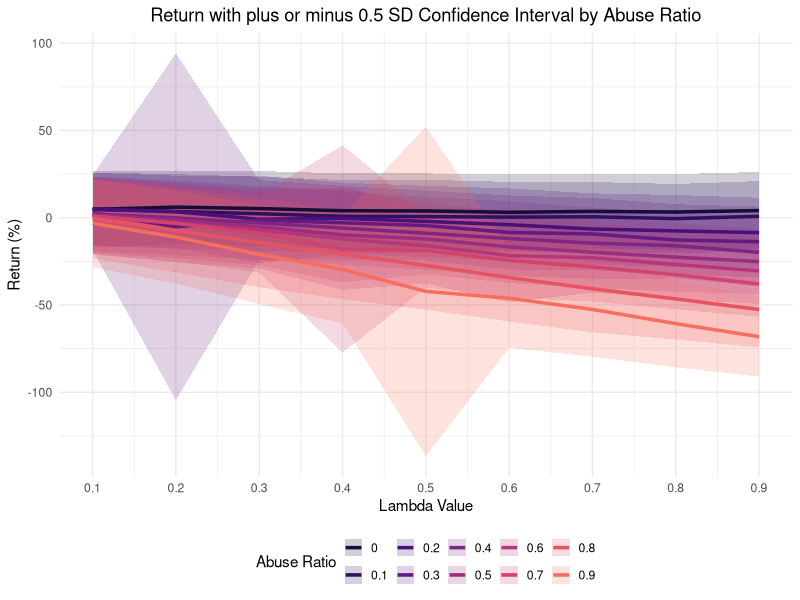
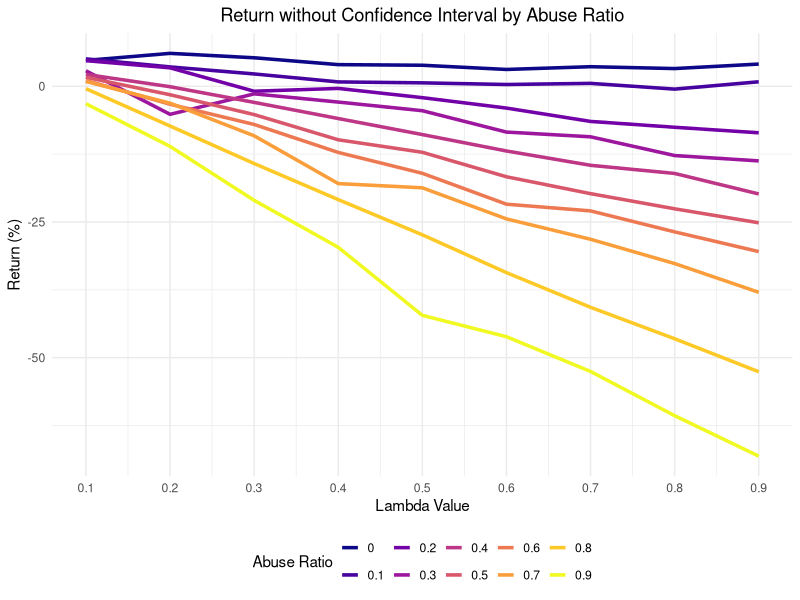

Generate these figures, in order, with R:
## ---- chunk 1
knitr::opts_chunk$set(echo = TRUE)
## ---- chunk 2
library(data.table)
library(ggplot2)
## ---- chunk 3
# % Return at Different Pressure Settings
return_dt <- data.table(
    abuse_ratio = c(0, 0.1, 0.2, 0.3, 0.4, 0.5, 0.6, 0.7, 0.8, 0.9),
    lambda_0.1 = c(4.76473, 5.04958, 4.71596, 2.84991, 2.18284, 1.6512, 1.06770, 0.87888, -0.44871, -3.21756),
    lambda_0.2 = c(6.06275, 3.56516, 3.39372, -5.16797, -0.08512, -1.56226, -3.31014, -3.11505, -7.32223, -11.0714),
    lambda_0.3 = c(5.24833, 2.26873, -0.91624, -1.39935, -2.96998, -5.21708, -7.03568, -9.12327, -14.2363, -21.0129),
    lambda_0.4 = c(3.98635, 0.80165, -0.39472, -2.91047, -5.94576, -9.86191, -12.1923, -17.9295, -20.8831, -29.6657),
    lambda_0.5 = c(3.87400, 0.63042, -2.10115, -4.50369, -8.90094, -12.1673, -16.0381, -18.7089, -27.3653, -42.2083),
    lambda_0.6 = c(3.09900, 0.32567, -4.01964, -8.44136, -11.9264, -16.6746, -21.7277, -24.4353, -34.3353, -46.1438),
    lambda_0.7 = c(3.60528, 0.53412, -6.47903, -9.31158, -14.5637, -19.7869, -22.9624, -28.1903, -40.7257, -52.5469),
    lambda_0.8 = c(3.26188, -0.52581, -7.55500, -12.7652, -16.0634, -22.5785, -26.8280, -32.6669, -46.5174, -60.6900),
    lambda_0.9 = c(4.09142, 0.82856, -8.57397, -13.7512, -19.8439, -25.1562, -30.4616, -37.9605, -52.6035, -68.1493)
)
# % Standard Deviation at Different Pressure Settings
sd_dt <- data.table(
    abuse_ratio = c(0, 0.1, 0.2, 0.3, 0.4, 0.5, 0.6, 0.7, 0.8, 0.9),
    lambda_0.1 = c(43.7538, 41.5666, 42.0065, 42.8553, 42.7181, 43.8668, 43.3496, 44.2436, 45.6755, 50.1521),
    lambda_0.2 = c(41.9749, 42.7653, 41.3599, 198.625, 42.8371, 43.3251, 44.8455, 43.7528, 47.9238, 53.2982),
    lambda_0.3 = c(42.9851, 42.3916, 50.0412, 45.7494, 42.4351, 44.0311, 44.2513, 44.6331, 51.1880, 56.9215),
    lambda_0.4 = c(42.8058, 41.5718, 40.8170, 42.2755, 42.0963, 54.3918, 58.2550, 118.6425, 51.5654, 61.8381),
    lambda_0.5 = c(42.9635, 42.1541, 40.7934, 40.0070, 41.7231, 40.4179, 43.2834, 42.5524, 50.6880, 188.7836),
    lambda_0.6 = c(43.8749, 40.3778, 41.5486, 42.4104, 42.7635, 41.4917, 53.6246, 42.8549, 50.2566, 56.8045),
    lambda_0.7 = c(42.3506, 39.8282, 40.8640, 41.1597, 40.7469, 40.8893, 39.8253, 39.5828, 49.8207, 54.0856),
    lambda_0.8 = c(43.4310, 39.6847, 41.1322, 40.9887, 37.4769, 39.5600, 39.7511, 39.6098, 46.4905, 50.0125),
    lambda_0.9 = c(44.2391, 40.3015, 40.0298, 40.2006, 39.0265, 37.0917, 37.8211, 37.5083, 43.3250, 45.8065)
)
## ---- chunk 4
return_long <- melt(return_dt,
    id.vars = "abuse_ratio",
    variable.name = "lambda", value.name = "return"
)
sd_long <- melt(sd_dt,
    id.vars = "abuse_ratio",
    variable.name = "lambda", value.name = "sd"
)

# Merge two datasets
plot_data <- merge(return_long, sd_long, by = c("abuse_ratio", "lambda"))

# Add boundary constraints
y_min <- -150
y_max <- 100
plot_data[, `:=`(
    adjusted_ymin = pmax(return - 0.5 * sd, y_min),
    adjusted_ymax = pmin(return + 0.5 * sd, y_max)
)]

# Plotting with C.I.
ggplot(plot_data, aes(x = as.numeric(gsub("lambda_", "", lambda)), y = return, group = factor(abuse_ratio))) +
    geom_ribbon(aes(ymin = adjusted_ymin, ymax = adjusted_ymax, fill = factor(abuse_ratio)),
        alpha = 0.2
    ) +
    geom_line(aes(color = factor(abuse_ratio)), linewidth = 1.2) +
    labs(
        title = "Return with plus or minus 0.5 SD Confidence Interval by Abuse Ratio",
        x = "Lambda Value",
        y = "Return (%)",
        color = "Abuse Ratio",
        fill = "Abuse Ratio"
    ) +
    theme_minimal() +
    scale_x_continuous(breaks = seq(0.1, 0.9, by = 0.1)) +
    scale_color_viridis_d(option = "plasma") +
    scale_fill_viridis_d(option = "plasma") +
    guides(
        color = guide_legend(nrow = 2, title.position = "top"),
        fill = guide_legend(nrow = 2, title.position = "top")
    ) +
    theme(
        legend.position = "bottom",
        plot.title = element_text(hjust = 0.5),
        legend.key.size = unit(0.5, "cm")
    ) +
    scale_x_continuous(breaks = seq(0, 0.9, by = 0.1)) +
    # scale_y_continuous(limits = c(y_min, y_max)) +
    # coord_cartesian(ylim = c(y_min, y_max)) +
    scale_color_viridis_d(option = "magma", begin = 0.1, end = 0.7) +
    scale_fill_viridis_d(option = "magma", begin = 0.1, end = 0.7) +
    guides(
        color = guide_legend(nrow = 2),
        fill = guide_legend(nrow = 2)
    ) +
    guides(
        color = guide_legend(nrow = 2, ncol = 5),
        fill = guide_legend(nrow = 2, ncol = 5)
    )
## ---- chunk 5
# plot without C.I.
ggplot(plot_data, aes(x = as.numeric(gsub("lambda_", "", lambda)), y = return, group = factor(abuse_ratio))) +
    geom_line(aes(color = factor(abuse_ratio)), linewidth = 1.2) +
    labs(
        title = "Return without Confidence Interval by Abuse Ratio",
        x = "Lambda Value",
        y = "Return (%)",
        color = "Abuse Ratio"
    ) +
    theme_minimal() +
    scale_x_continuous(breaks = seq(0.1, 0.9, by = 0.1)) +
    scale_color_viridis_d(option = "plasma") +
    guides(
        color = guide_legend(nrow = 2, title.position = "top")
    ) +
    theme(
        legend.position = "bottom",
        plot.title = element_text(hjust = 0.5),
        legend.key.size = unit(0.5, "cm")
    ) +
    guides(color = guide_legend(nrow = 2, ncol = 5))
